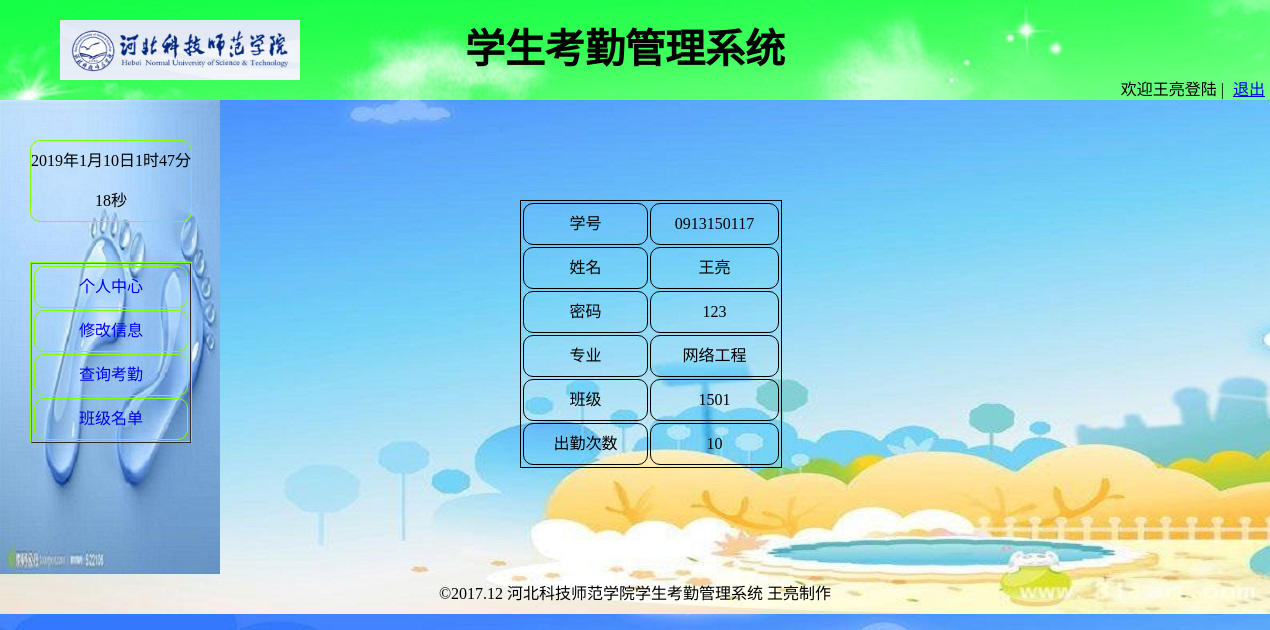
The page /PHPZY/index.php (signed in) on the database its author committed.
### tables this page shows
CREATE TABLE `stu` (
  `id` int(20) NOT NULL,
  `sid` varchar(11) NOT NULL COMMENT '学号',
  `uname` varchar(50) NOT NULL COMMENT '姓名',
  `upass` varchar(50) NOT NULL COMMENT '密码',
  `maj` varchar(50) NOT NULL COMMENT '专业',
  `class` varchar(10) NOT NULL COMMENT '班级',
  `cq` varchar(20) NOT NULL COMMENT '出勤次数'
);

### PHPZY/index.php (the view, shortened to what this page needs)
<?php
$uname=$_SESSION['name'];
$res=mysql_query("SELECT * FROM `stu` WHERE `uname` = '".$uname."'");
while ($rs=mysql_fetch_assoc($res)){
    $str="<tr>
            <td>学号</td>
            <td>".$rs['sid']."</td>
        </tr>
        <tr>
            <td>姓名</td>
            <td>".$rs['uname']."</td>
        </tr>
        <tr>
            <td>密码</td>
            <td>".$rs['upass']."</td>
        </tr>
        <tr>
            <td>专业</td>
            <td>".$rs['maj']."</td>
        </tr>
         <tr>
            <td>班级</td>
            <td>".$rs['class']."</td>
        </tr>
         <tr>
            <td>出勤次数</td>
            <td>".$rs['cq']."</td>
        </tr>
        ";
    $id=$rs['id'];
}
       $str1="<tr><td><a href=\"index.php?fid=\">个人中心</a></td></tr>
              <tr><td><a href=\"stu-xg.php?fid=".$id."\">修改信息</a></td></tr>
              <tr><td><a href=\"stu-cu.php\">查询考勤</a></td></tr>
              <tr><td><a href=\"stu-md.php\">班级名单</a></td></tr>";
?>
<!doctype html>
<html lang="en">
<head>
    <link rel="stylesheet" href="css/main.css">
</head>
<body style="background-image: url('images/denglu.jpg')">
<div class="myhead">
    <div class="header-l"><img src="images/xx.png"></div>
    <div class="header-c"><p><b>学生考勤管理系统</b></p></div>
    <div class="header-r">
        <ul>
            <li><a href="login.html">退出</a></li>
            <li><?php echo "欢迎".$uname."登陆"?>&nbsp|&nbsp </li>
        </ul>
    </div>
</div>
<div class="body-l">
    <div class="body-l-t" id="clock" ></div>
    <div class="body-l-b">
        <table border="1px solid blank" cellspaing="0">
            <?php echo $str1 ;?>
        </table>
    </div>
</div>
<div class="body-r">
    <div>
        <table >
            <?php echo $str;?>
        </table>
    </div>
</div>
<div class="myfoot"><p>©2017.12 河北科技师范学院学生考勤管理系统  王亮制作</p></div>
</body>
</html>

### PHPZY/css/main.css (style rules this page uses)
* { margin: 0; padding: 0; }
.myhead { height: 100px; background-color: red; background-image: url("../images/sidebar.png"); }
.header-l { width: 350px; float: left; }
.header-l img { width: 240px; height: 60px; margin-left: 60px; margin-top: 20px; }
.header-c { width: 550px; float: left; }
.header-c p { line-height: 100px; text-align: center; font-size: 40px; }
.header-r { height: 100px; float: left; float: right; }
.header-r ul li { list-style: none; float: right; margin-top: 76px; margin-right: 5px; }
.body-l { width: 220px; height: 474px; background-color: aqua; float: left; background-image: url("../images/bei2.png"); }
.body-l-t { width: 160px; height: 80px; border: 1px solid chartreuse; margin-left: 30px; margin-top:40px ; line-height: 40px; text-align: center; border-radius: 10px; }
.body-l-b { width: 160px; height: 178px; border: 1px solid chartreuse; margin-left: 30px; margin-top:40px ; }
.body-l-b tr td { width: 160px; height: 40px; border: 1px solid chartreuse; line-height: 40px; text-align: center; border-radius: 10px; }
.body-l-b tr td a { text-decoration: none; }
.body-r { height: 474px; width:1040px; margin-left: 220px; position: absolute; top: 100px; }
.body-r div { width: 262px; height: 268px; margin-left: 300px; margin-top: 100px; }
.body-r div table { border: 1px solid black }
.body-r div tr td { width: 130px; height: 15px; border:1px solid black ; line-height: 40px; text-align: center; border-radius: 10px; boder-collapse:collapse }
.myfoot { height: 40px; margin-top: 474px; }
.myfoot p { line-height: 40px; text-align: center; }

### rows shown on the page
stu: sid "0913150117", uname "王亮", upass "123", maj "网络工程", class "1501", cq "10"

### other values the page prints
$uname "王亮"
